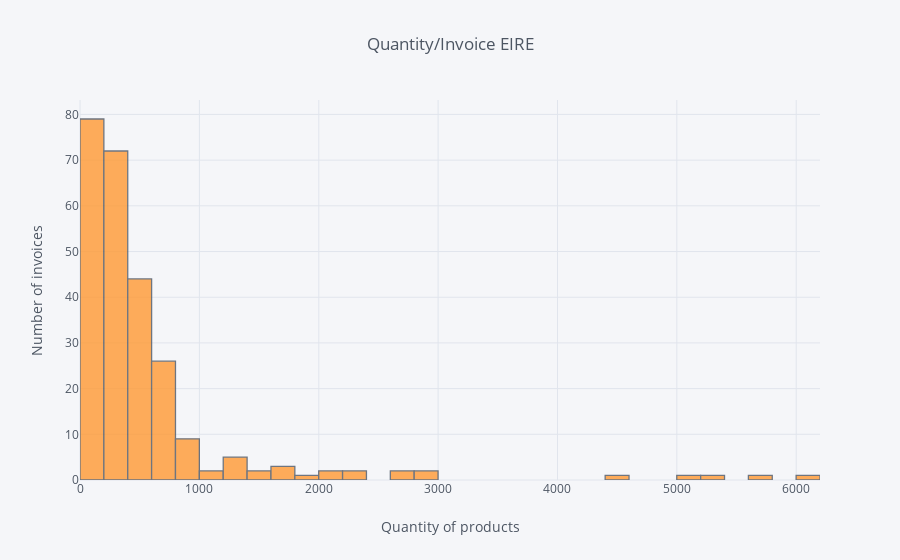

The code cell stored with this chart in its notebook:
### Code cell
df_4_EIRE.iplot(kind='hist', xTitle='Quantity of products', yTitle='Number of invoices', title='Quantity/Invoice EIRE')

### Figure 1 — Plotly figure (JSON) as saved in the notebook; plotly's stock layout.template omitted (floating-point values rounded to 4 significant figures; data arrays with more than 128 entries replaced by an {"elided": "..."} marker saying what was removed)
{"data": [{"histfunc": "count", "histnorm": "", "marker": {"color": "rgba(255, 153, 51, 1.0)", "line": {"color": "#4D5663", "width": 1.3}}, "name": "Quantity", "opacity": 0.8, "orientation": "v", "type": "histogram", "uid": "70d06950-8a22-4619-8f87-49f7b1e4450a", "x": {"elided": "256 int values"}}], "layout": {"barmode": "overlay", "legend": {"bgcolor": "#F5F6F9", "font": {"color": "#4D5663"}}, "paper_bgcolor": "#F5F6F9", "plot_bgcolor": "#F5F6F9", "title": {"font": {"color": "#4D5663"}, "text": "Quantity/Invoice EIRE"}, "xaxis": {"gridcolor": "#E1E5ED", "showgrid": true, "tickfont": {"color": "#4D5663"}, "title": {"font": {"color": "#4D5663"}, "text": "Quantity of products"}, "zerolinecolor": "#E1E5ED"}, "yaxis": {"gridcolor": "#E1E5ED", "showgrid": true, "tickfont": {"color": "#4D5663"}, "title": {"font": {"color": "#4D5663"}, "text": "Number of invoices"}, "zerolinecolor": "#E1E5ED"}}}
